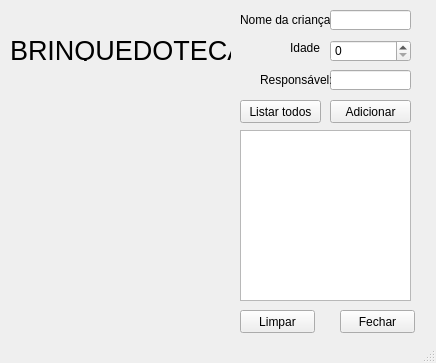
<?xml version="1.0" encoding="UTF-8"?>
<ui version="4.0">
 <class>brinquedoteca</class>
 <widget class="QMainWindow" name="brinquedoteca">
  <property name="geometry">
   <rect>
    <x>0</x>
    <y>0</y>
    <width>436</width>
    <height>363</height>
   </rect>
  </property>
  <property name="windowTitle">
   <string>MainWindow</string>
  </property>
  <widget class="QWidget" name="centralwidget">
   <widget class="QLabel" name="lb_nome">
    <property name="geometry">
     <rect>
      <x>240</x>
      <y>10</y>
      <width>91</width>
      <height>20</height>
     </rect>
    </property>
    <property name="text">
     <string>Nome da criança:</string>
    </property>
   </widget>
   <widget class="QLabel" name="lb_idade">
    <property name="geometry">
     <rect>
      <x>290</x>
      <y>40</y>
      <width>31</width>
      <height>16</height>
     </rect>
    </property>
    <property name="text">
     <string>Idade:</string>
    </property>
   </widget>
   <widget class="QLabel" name="lb_titulo">
    <property name="geometry">
     <rect>
      <x>10</x>
      <y>40</y>
      <width>221</width>
      <height>21</height>
     </rect>
    </property>
    <property name="font">
     <font>
      <pointsize>20</pointsize>
     </font>
    </property>
    <property name="text">
     <string>BRINQUEDOTECA</string>
    </property>
   </widget>
   <widget class="QLineEdit" name="le_nome">
    <property name="geometry">
     <rect>
      <x>330</x>
      <y>10</y>
      <width>81</width>
      <height>20</height>
     </rect>
    </property>
   </widget>
   <widget class="QPushButton" name="btn_adicionar">
    <property name="geometry">
     <rect>
      <x>330</x>
      <y>100</y>
      <width>81</width>
      <height>23</height>
     </rect>
    </property>
    <property name="text">
     <string>Adicionar</string>
    </property>
   </widget>
   <widget class="QListWidget" name="lista">
    <property name="geometry">
     <rect>
      <x>240</x>
      <y>130</y>
      <width>171</width>
      <height>171</height>
     </rect>
    </property>
   </widget>
   <widget class="QPushButton" name="btn_limpar">
    <property name="geometry">
     <rect>
      <x>240</x>
      <y>310</y>
      <width>75</width>
      <height>23</height>
     </rect>
    </property>
    <property name="text">
     <string>Limpar</string>
    </property>
   </widget>
   <widget class="QPushButton" name="btn_fechar">
    <property name="geometry">
     <rect>
      <x>340</x>
      <y>310</y>
      <width>75</width>
      <height>23</height>
     </rect>
    </property>
    <property name="text">
     <string>Fechar</string>
    </property>
   </widget>
   <widget class="QPushButton" name="btn_listar">
    <property name="geometry">
     <rect>
      <x>240</x>
      <y>100</y>
      <width>81</width>
      <height>23</height>
     </rect>
    </property>
    <property name="text">
     <string>Listar todos</string>
    </property>
   </widget>
   <widget class="QSpinBox" name="sp_idade">
    <property name="geometry">
     <rect>
      <x>330</x>
      <y>40</y>
      <width>81</width>
      <height>22</height>
     </rect>
    </property>
   </widget>
   <widget class="QLabel" name="lb_imagem">
    <property name="geometry">
     <rect>
      <x>10</x>
      <y>100</y>
      <width>221</width>
      <height>201</height>
     </rect>
    </property>
    <property name="styleSheet">
     <string notr="true">border:4 px; border-radius:2 px;</string>
    </property>
    <property name="text">
     <string/>
    </property>
    <property name="pixmap">
     <pixmap>brinquedoteca parte um/1e9fa386304c70f0532785a2f4baa235.jpg</pixmap>
    </property>
    <property name="scaledContents">
     <bool>true</bool>
    </property>
   </widget>
   <widget class="QLineEdit" name="le_nome_2">
    <property name="geometry">
     <rect>
      <x>330</x>
      <y>70</y>
      <width>81</width>
      <height>20</height>
     </rect>
    </property>
    <property name="text">
     <string/>
    </property>
   </widget>
   <widget class="QLabel" name="lb_nome_2">
    <property name="geometry">
     <rect>
      <x>260</x>
      <y>70</y>
      <width>71</width>
      <height>20</height>
     </rect>
    </property>
    <property name="text">
     <string>Responsável:</string>
    </property>
   </widget>
  </widget>
  <widget class="QStatusBar" name="statusbar"/>
 </widget>
 <resources/>
 <connections/>
</ui>
